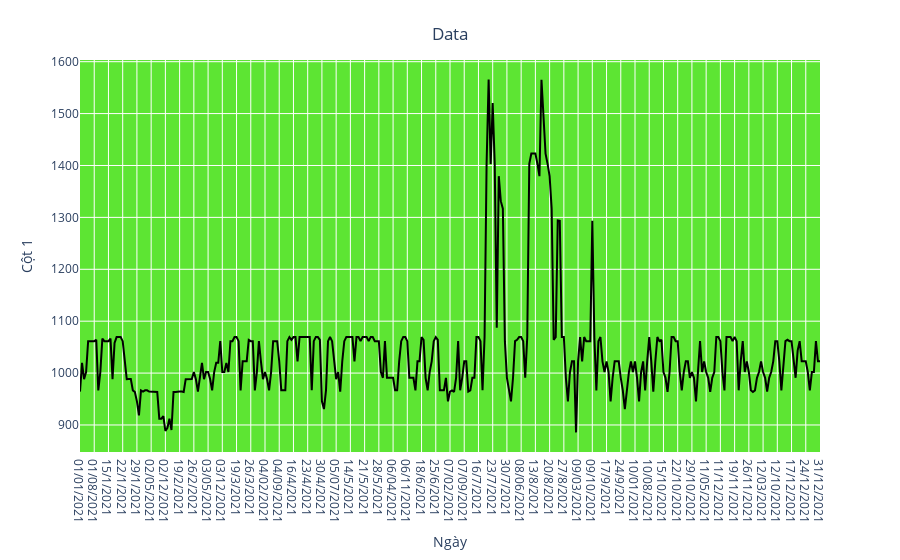

The cell this chart's notebook holds for it:
### Code cell
fig = px.line(y=df['5'], x=df['Ngày'])
fig.update_traces(line_color='black') 
fig.update_layout(xaxis_title="Ngày", 
                  yaxis_title="Cột 5",
                  title={'text': "Data", 'y':0.95, 'x':0.5, 'xanchor':'center', 'yanchor':'top'},
                  plot_bgcolor='rgba(53,223,0,0.8)')

### Figure 1 — Plotly figure (JSON) as saved in the notebook; plotly's stock layout.template omitted (floating-point values rounded to 4 significant figures; data arrays with more than 128 entries replaced by an {"elided": "..."} marker saying what was removed)
{"data": [{"hovertemplate": "x=%{x}<br>y=%{y}<extra></extra>", "legendgroup": "", "line": {"color": "black", "dash": "solid"}, "marker": {"symbol": "circle"}, "mode": "lines", "name": "", "orientation": "v", "showlegend": false, "type": "scatter", "x": {"elided": "365 str values"}, "xaxis": "x", "y": {"elided": "365 float values"}, "yaxis": "y"}], "layout": {"legend": {"tracegroupgap": 0}, "margin": {"t": 60}, "plot_bgcolor": "rgba(53,223,0,0.8)", "title": {"text": "Data", "x": 0.5, "xanchor": "center", "y": 0.95, "yanchor": "top"}, "xaxis": {"anchor": "y", "domain": [0, 1], "title": {"text": "Ngày"}}, "yaxis": {"anchor": "x", "domain": [0, 1], "title": {"text": "Cột 1"}}}}
